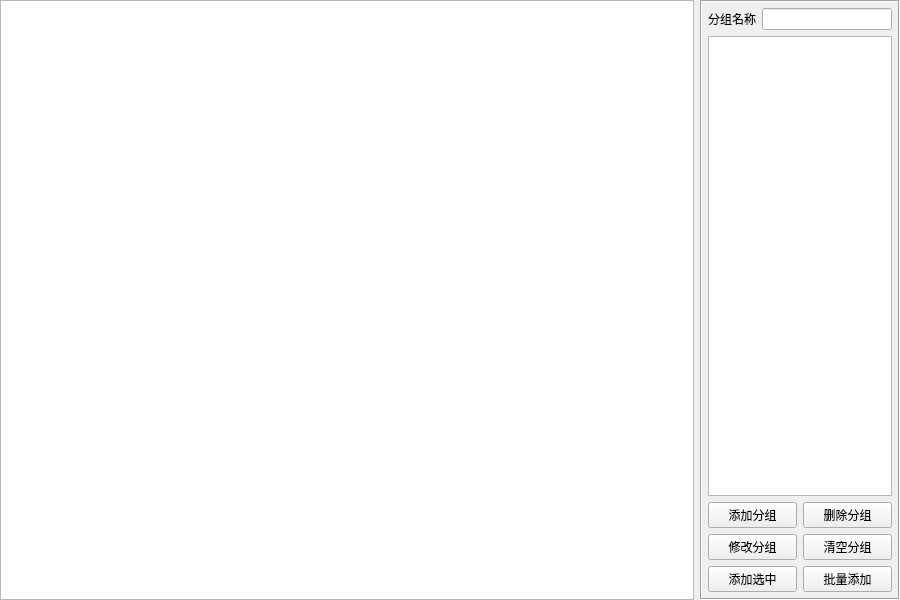
<?xml version="1.0" encoding="UTF-8"?>
<ui version="4.0">
 <class>frmConfigPollPlus</class>
 <widget class="QWidget" name="frmConfigPollPlus">
  <property name="geometry">
   <rect>
    <x>0</x>
    <y>0</y>
    <width>900</width>
    <height>600</height>
   </rect>
  </property>
  <property name="windowTitle">
   <string>Form</string>
  </property>
  <layout class="QHBoxLayout" name="horizontalLayout">
   <property name="leftMargin">
    <number>0</number>
   </property>
   <property name="topMargin">
    <number>0</number>
   </property>
   <property name="rightMargin">
    <number>0</number>
   </property>
   <property name="bottomMargin">
    <number>0</number>
   </property>
   <item>
    <widget class="QTableView" name="tableView"/>
   </item>
   <item>
    <widget class="QFrame" name="frameGroup">
     <property name="maximumSize">
      <size>
       <width>200</width>
       <height>16777215</height>
      </size>
     </property>
     <property name="frameShape">
      <enum>QFrame::Box</enum>
     </property>
     <property name="frameShadow">
      <enum>QFrame::Sunken</enum>
     </property>
     <layout class="QGridLayout" name="gridLayout_3">
      <property name="leftMargin">
       <number>6</number>
      </property>
      <property name="topMargin">
       <number>6</number>
      </property>
      <property name="rightMargin">
       <number>6</number>
      </property>
      <property name="bottomMargin">
       <number>6</number>
      </property>
      <item row="0" column="0">
       <widget class="QLabel" name="labPollGroup">
        <property name="text">
         <string>分组名称</string>
        </property>
       </widget>
      </item>
      <item row="0" column="1">
       <widget class="QLineEdit" name="txtPollGroup"/>
      </item>
      <item row="1" column="0" colspan="2">
       <widget class="QListWidget" name="listWidget"/>
      </item>
      <item row="2" column="0" colspan="2">
       <layout class="QGridLayout" name="gridLayout">
        <item row="0" column="1">
         <widget class="QPushButton" name="btnDelete">
          <property name="text">
           <string>删除分组</string>
          </property>
         </widget>
        </item>
        <item row="1" column="1">
         <widget class="QPushButton" name="btnClear">
          <property name="text">
           <string>清空分组</string>
          </property>
         </widget>
        </item>
        <item row="0" column="0">
         <widget class="QPushButton" name="btnAdd">
          <property name="text">
           <string>添加分组</string>
          </property>
         </widget>
        </item>
        <item row="1" column="0">
         <widget class="QPushButton" name="btnUpdate">
          <property name="text">
           <string>修改分组</string>
          </property>
         </widget>
        </item>
        <item row="2" column="1">
         <widget class="QPushButton" name="btnAddPlus">
          <property name="text">
           <string>批量添加</string>
          </property>
         </widget>
        </item>
        <item row="2" column="0">
         <widget class="QPushButton" name="btnAddSelect">
          <property name="text">
           <string>添加选中</string>
          </property>
         </widget>
        </item>
       </layout>
      </item>
     </layout>
    </widget>
   </item>
  </layout>
 </widget>
 <tabstops>
  <tabstop>tableView</tabstop>
  <tabstop>listWidget</tabstop>
  <tabstop>btnAdd</tabstop>
  <tabstop>btnDelete</tabstop>
  <tabstop>btnUpdate</tabstop>
  <tabstop>btnClear</tabstop>
 </tabstops>
 <resources/>
 <connections/>
</ui>
